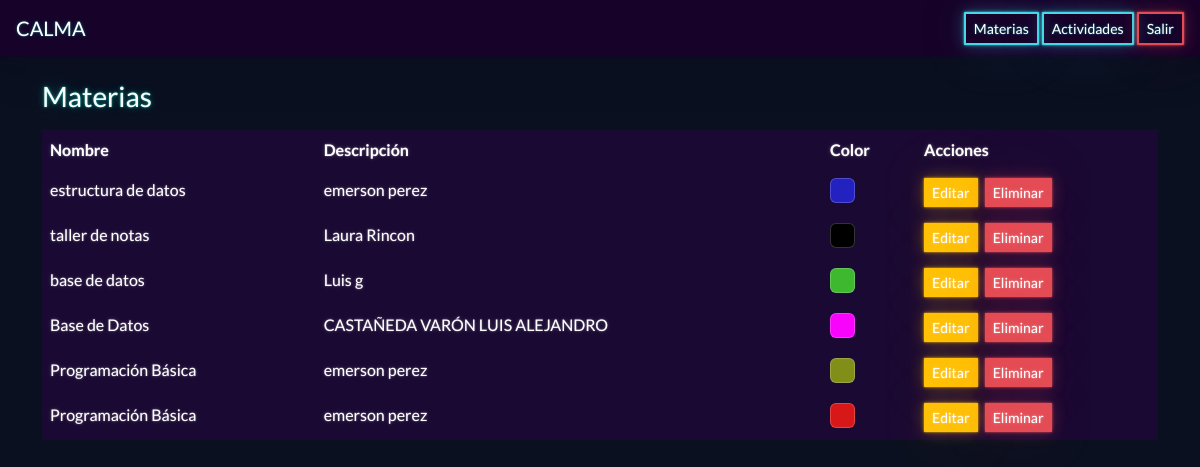
The page /materias (signed in) on the database its author committed.
### tables this page shows
CREATE TABLE materias(id INTEGER PRIMARY KEY,nombre TEXT,descripcion TEXT,color TEXT);

### app/routes.py (the view)
@main.route('/materias',methods=['GET','POST'])
def materias():
    if 'user' not in session:
        return redirect('/login')
    conn=db()
    c=conn.cursor()
    if request.method=='POST' and session['role']=='admin':
        c.execute("INSERT INTO materias(nombre,descripcion,color) VALUES(?,?,?)",
        (request.form['nombre'],request.form['descripcion'],request.form['color']))
        conn.commit()
    c.execute("SELECT * FROM materias")
    data=c.fetchall()
    conn.close()
    return render_template('materias.html',materias=data)

### app/routes.py (called while the page is built)
def db():
    return sqlite3.connect(os.path.join(os.path.dirname(__file__),'calma.db'))

### app/templates/materias.html (shortened to what this page needs)
{% extends 'base.html' %}
{% block body %}
<h3>Materias</h3>
<table class="table mt-3">
<tr>
<th>Nombre</th>
<th>Descripción</th>
<th>Color</th>
<th>Acciones</th>
</tr>
{% for m in materias %}
<tr>
<td>{{m[1]}}</td>
<td>{{m[2]}}</td>
<td>
<div class="color-box"
data-color="{{m[3]}}">
</div>
</td>
<td>
<a href="/edit_materia/{{m[0]}}"
class="btn btn-warning btn-sm me-1">
Editar
</a>
<a href="/delete_materia/{{m[0]}}"
class="btn btn-danger btn-sm"
onclick="return confirm('¿Eliminar materia?')">
Eliminar
</a>
</td>
</tr>
{% endfor %}
</table>
{% endblock %}

### app/static/css/main.css (style rules this page uses)
body { background:#0b1020;color:white }
.table { color:white }
.color-box { width:25px; height:25px; border-radius:6px; border:1px solid rgba(255,255,255,0.2); }
.color-box { background: var(--color); }

### rows shown on the page
materias: nombre "estructura de datos", descripcion "emerson perez"
materias: nombre "taller de notas", descripcion "Laura Rincon"
materias: nombre "base de datos", descripcion "Luis g"
materias: nombre "Base de Datos", descripcion "CASTAÑEDA VARÓN LUIS ALEJANDRO"
materias: nombre "Programación Básica", descripcion "emerson perez"
materias: nombre "Programación Básica", descripcion "emerson perez"
